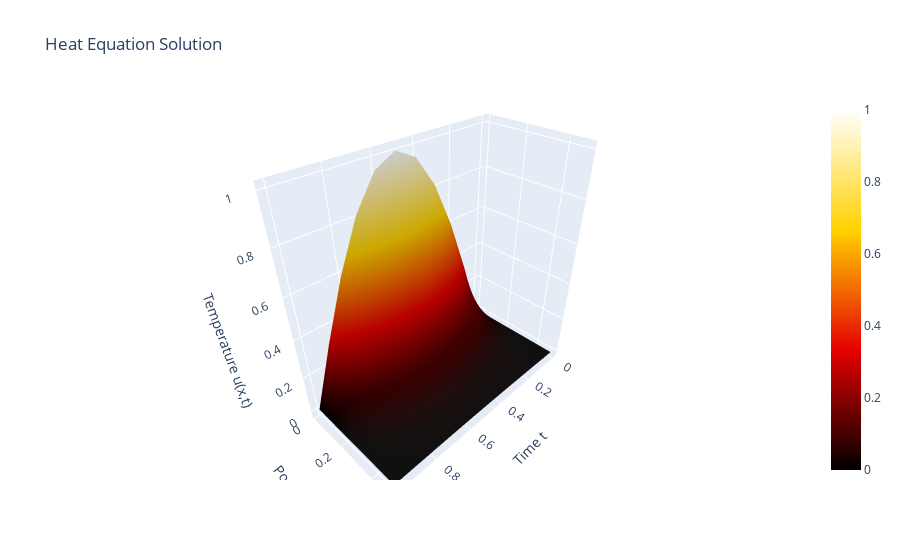

The code cell stored with this chart in its notebook:
### Markdown cell above
Now that you have the $u$ array working, try to plot it. You can maybe use matplotlib or plotly for that. If you want, try to change $nx$ and $nt$ to make it nicer, but don't forget that, to your solution to be stable, $\gamma\leq\frac{1}{2}$.

### Code cell
### You code here the plotting.
surface_params = {
    "x": x,
    "y": np.arange(0, dt*nt, dt),
    "z": u.T, #Plotly expects the y data as rows and x as columns, so we transpose u
    "colorscale": "hot", #fitting color scale =)
}

go.Figure(data=go.Surface(surface_params)).update_layout(scene=dict(
                    xaxis_title="Time t",
                    yaxis_title="Position x",
                    zaxis_title="Temperature u(x,t)"),
                    title="Heat Equation Solution").show()

### Figure 1 — Plotly figure (JSON) as saved in the notebook; plotly's stock layout.template omitted (floating-point values rounded to 4 significant figures; data arrays with more than 128 entries replaced by an {"elided": "..."} marker saying what was removed)
{"data": [{"colorscale": [[0, "rgb(0,0,0)"], [0.3333, "rgb(230,0,0)"], [0.6667, "rgb(255,210,0)"], [1, "rgb(255,255,255)"]], "type": "surface", "x": [0.0, 0.1, 0.2, 0.3, 0.4, 0.5, 0.6, 0.7, 0.8, 0.9, 1.0], "y": [0.0, 0.005, 0.01, 0.015, 0.02, 0.025, 0.03, 0.035, 0.04, 0.045, 0.05, 0.055, 0.06, 0.065, 0.07, 0.075, 0.08, 0.085, 0.09, 0.095, 0.1, 0.105, 0.11, 0.115, 0.12, 0.125, 0.13, 0.135, 0.14, 0.145, 0.15, 0.155, 0.16, 0.165, 0.17, 0.175, 0.18, 0.185, 0.19, 0.195, 0.2, 0.205, 0.21, 0.215, 0.22, 0.225, 0.23, 0.235, 0.24, 0.245, 0.25, 0.255, 0.26, 0.265, 0.27, 0.275, 0.28, 0.285, 0.29, 0.295, 0.3, 0.305, 0.31, 0.315, 0.32, 0.325, 0.33, 0.335, 0.34, 0.345, 0.35, 0.355, 0.36, 0.365, 0.37, 0.375, 0.38, 0.385, 0.39, 0.395, 0.4, 0.405, 0.41, 0.415, 0.42, 0.425, 0.43, 0.435, 0.44, 0.445, 0.45, 0.455, 0.46, 0.465, 0.47, 0.475, 0.48, 0.485, 0.49, 0.495], "z": {"elided": "100x11 float values"}}], "layout": {"scene": {"xaxis": {"title": {"text": "Time t"}}, "yaxis": {"title": {"text": "Position x"}}, "zaxis": {"title": {"text": "Temperature u(x,t)"}}}, "title": {"text": "Heat Equation Solution"}}}
